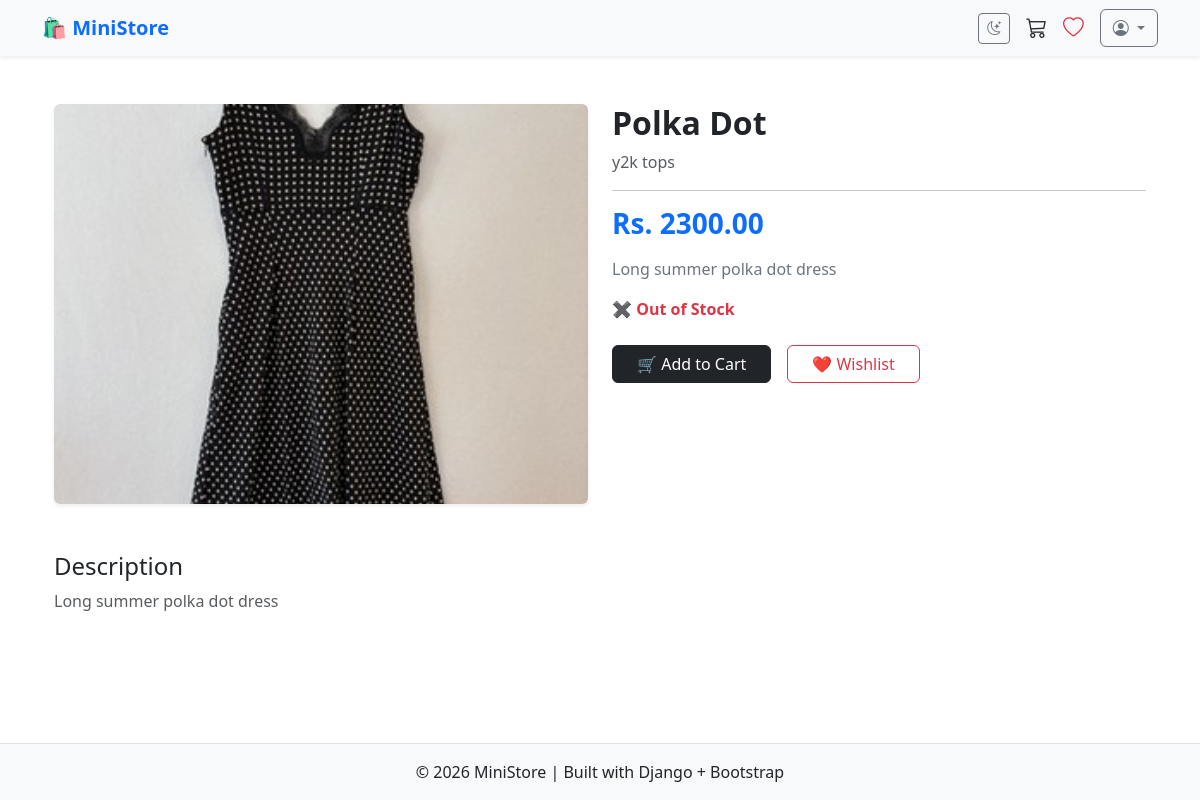
The app's page /product-detail/8/ (signed in) with its own data.
### ministore/models.py (models this page shows, shortened)
class Product(models.Model):
    category = models.ForeignKey(Category,on_delete=models.CASCADE)
    name = models.CharField(max_length=200)
    description = models.TextField()
    stock = models.PositiveBigIntegerField(default=0)
    price = models.DecimalField(max_digits=10,decimal_places=2)
    image = models.ImageField(upload_to="products/")
    created_at = models.DateTimeField(auto_now_add=True,null=True,blank=True)

class Category(models.Model):
    name = models.CharField(max_length=200)
    def __str__(self):
        return self.name
    class Meta:
        verbose_name = "category"
        verbose_name_plural = 'Categories'

### ministore/views.py (the view)
class ProductDetailView(LoginRequiredMixin,DetailView):
    model = Product
    template_name = "product_detail.html"
    context_object_name = "product"
    def get_queryset(self):
        return Product.objects.filter(pk=self.kwargs['pk'])

### ministore/context_processors.py (called while the page is built)
def cart_item_count(request):
    cart = request.session.get("cart", {})  # get the cart from session
    total_quantity = sum(cart.values())     # sum all quantities
    return {"cart_count": total_quantity}   # send this to templates

def wishlist_count(request):
    wishlist = request.session.get("wishlist", [])
    return {"wishlist_count": len(wishlist)}

### templates/product_detail.html
{% extends "base.html" %}
{% block content %}
<div class="container py-4">
  <div class="row g-4">
    <div class="col-md-6">
      <div class="card border-0 shadow-sm">
        <img src="{{ product.image.url }}"
             class="img-fluid rounded"
             style="height: 400px; object-fit: cover;">
      </div>
    </div>
    <div class="col-md-6">
      <h2 class="fw-bold">{{ product.name }}</h2>
      <p class="text-muted">{{ product.category }}</p>
      <hr>
      <h3 class="text-primary fw-bold mb-3">
        Rs. {{ product.price }}
      </h3>
      <p class="text-secondary">
        {{ product.description }}
      </p>
      {% if product.stock > 0 %}
        <p class="text-success fw-semibold">✔ In Stock ({{ product.stock }})</p>
      {% else %}
        <p class="text-danger fw-semibold">✖ Out of Stock</p>
      {% endif %}
      <div class="d-flex gap-3 mt-4">
        <a href="{% url 'add-cart' product.pk %}"
           class="btn btn-dark px-4">
           🛒 Add to Cart
        </a>
        <a href="{% url 'add_to_wishlist' product.id %}"
           class="btn btn-outline-danger px-4">
           ❤️ Wishlist
        </a>
      </div>
    </div>
  </div>
  <div class="mt-5">
    <h4>Description</h4>
    <p class="text-muted">{{ product.description }}</p>
  </div>
</div>
{% endblock content %}

### templates/base.html (style rules this page uses)
body { min-height: 100vh; display: flex; flex-direction: column; }

### records on screen
Product: image (picture), name "Polka Dot", category "y2k tops", price "2300.00", description "Long summer polka dot dress"
